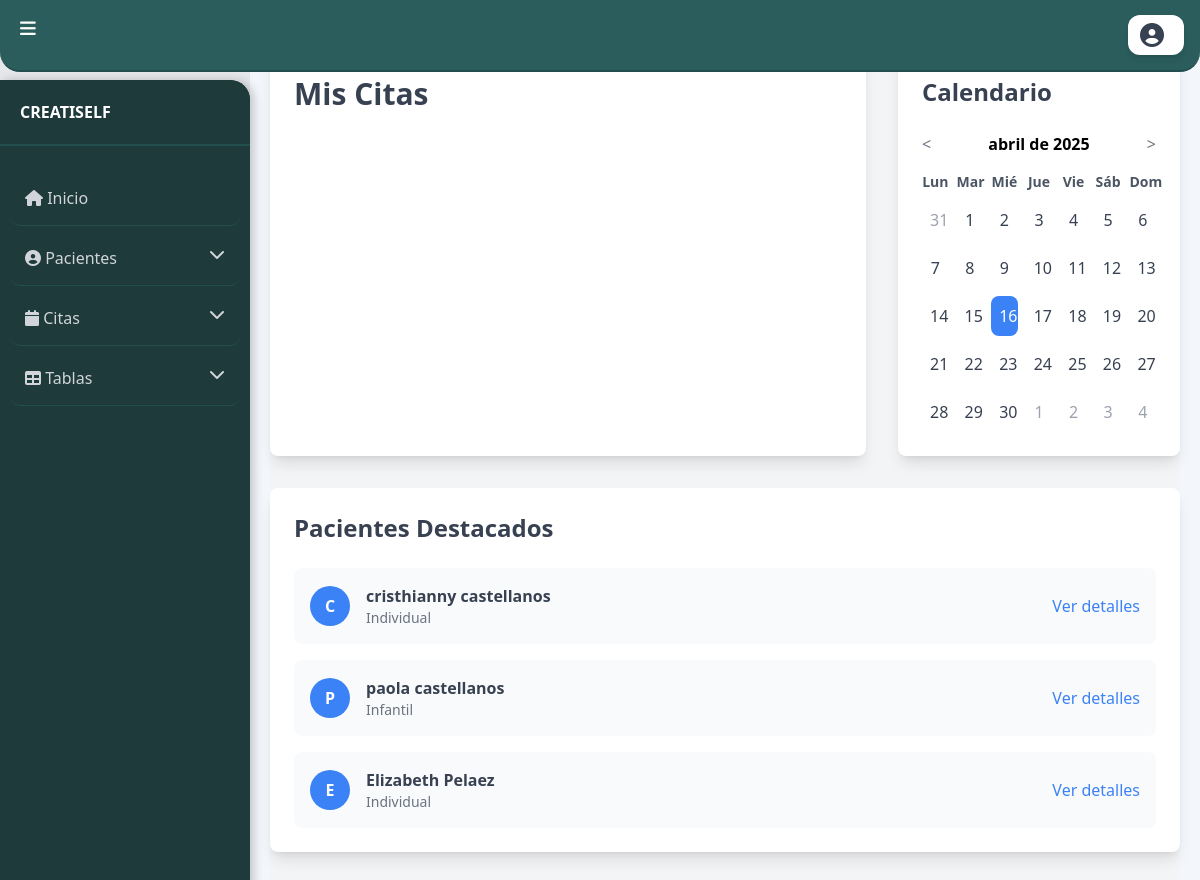
Page /index/ (signed in) on the earlier database version.
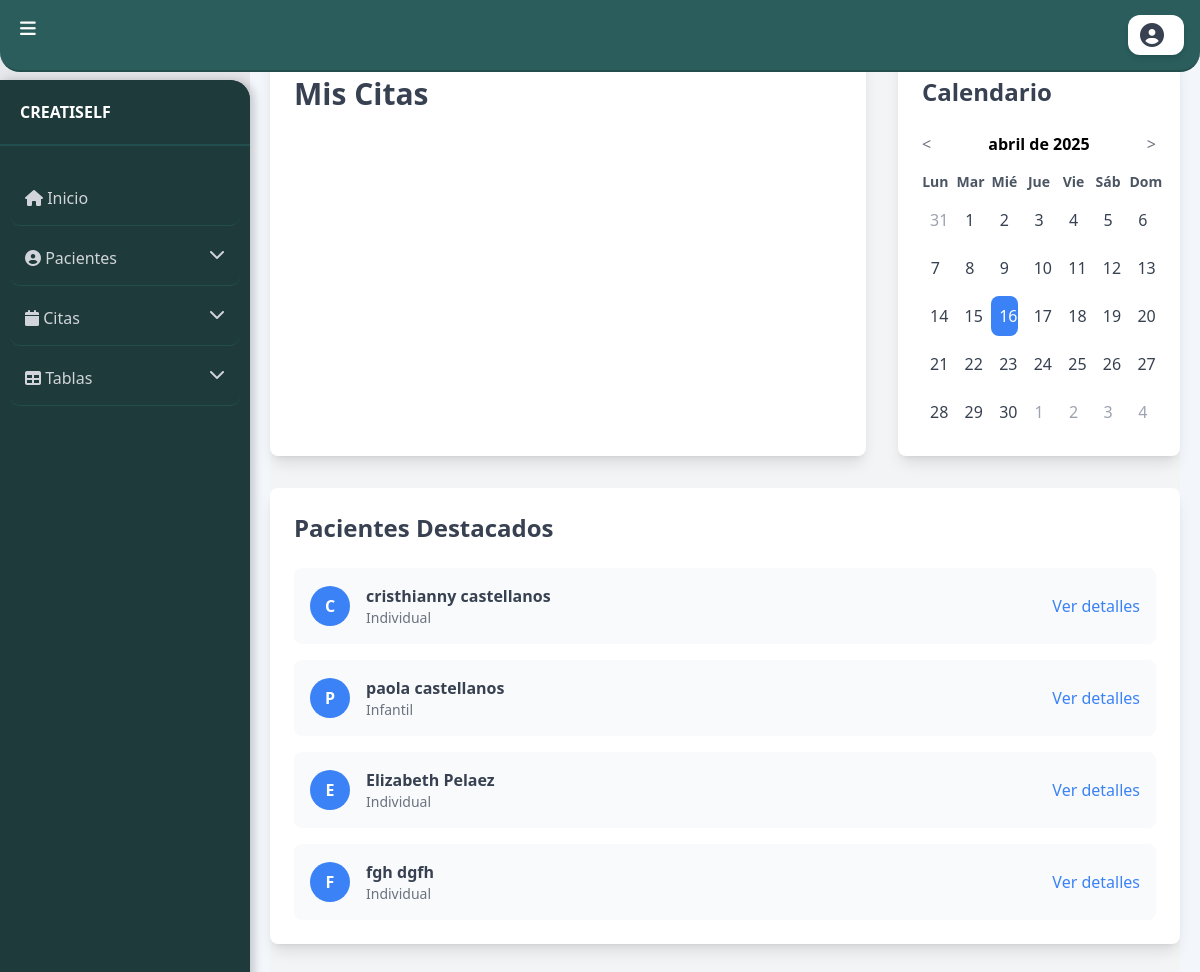
Same page on the later database version.
### app/models.py (models this page shows, shortened)
class Paciente(models.Model):
    tipo_paciente = models.CharField(max_length=10, choices=[('individual', 'Individual'), ('infantil', 'Infantil'), ('pareja', 'Pareja') ])
    cedula = models.CharField(max_length=20, unique=True)
    nombre = models.CharField(max_length=50)
    nombre2 = models.CharField(max_length=50, blank=True, null=True)
    apellido = models.CharField(max_length=50)
    apellido2 = models.CharField(max_length=50, blank=True, null=True)
    telefono = models.CharField(max_length=20)
    edad = models.IntegerField()
    sexo = models.CharField(max_length=10, choices=[('masculino', 'Masculino'), ('femenino', 'Femenino')])
    direccion = models.TextField()
    nivel_academico = models.CharField(
    max_length=20,
    choices=[
        ('primaria', 'Primaria'),
        ('secundaria', 'Secundaria'),
        ('bachillerato', 'Bachillerato'),
        ('tecnico', 'Técnico'),
        ('tecnologo', 'Tecnólogo'),
        ('pregrado', 'Pregrado'),
        ('licenciatura', 'Licenciatura'),
        ('especializacion', 'Especialización'),
        ('maestria', 'Maestría'),
        ('doctorado', 'Doctorado'),
        ('postdoctorado', 'Postdoctorado'),
        ('diplomado', 'Diplomado'),
        ('curso', 'Curso'),
        ('sin_estudios', 'Sin estudios formales'),
    ],
    default='sin_estudios'
    )
    pais = models.ForeignKey('Pais', on_delete=models.CASCADE)
    estado = models.ForeignKey('Estado', on_delete=models.CASCADE)
    ciudad = models.ForeignKey('Ciudad', on_delete=models.CASCADE)
    antecedentes_personales = models.ForeignKey('AntecedentesPersonales', on_delete=models.SET_NULL, null=True, blank=True)
    condicion = models.ForeignKey('Condicion', on_delete=models.SET_NULL, null=True, blank=True)

### app/views.py (the view)
# urls.py: path('index/', index, name='Index'),
def index(request):
    if "usuario_id" not in request.session:
        return redirect("Login")  # Redirigir al login si no está autenticado
    usuario_id = request.session.get("usuario_id")
    usuario = Usuario.objects.get(id=usuario_id)  # Obtiene el usuario desde la BD
    dias_del_mes = range(1, 32)  # Genera los días del mes
    pacientes_destacados = Paciente.objects.all()[:5]  # Obtiene los primeros 5 pacientes
    context = {
        "usuario_nombre": usuario.first_name,  # Pasar el nombre del usuario al template
        "usuario_rol": usuario.rol.nombre_rol,  # Pasar el rol del usuario al template
        "dias_del_mes": dias_del_mes,
        "pacientes": pacientes_destacados
    }
    return render(request, "index.html", context)  # Enviar el contexto al template

### app/templates/index.html (shortened to what this page needs)
{% extends 'base.html' %}
{% block content %}
<div class="min-h-screen bg-gray-100 py-8">
    <div class="max-w-7xl mx-auto grid grid-cols-1 lg:grid-cols-3 gap-8">
        <div class="lg:col-span-2 bg-white p-6 rounded-lg shadow-lg">
            <h1 class="text-3xl font-bold text-gray-700 mb-6">Mis Citas</h1>
        </div>
        <div class="bg-white p-6 rounded-lg shadow-lg">
            <h2 class="text-2xl font-bold text-gray-700 mb-6">Calendario</h2>
            <div class="text-center">
                <div class="flex justify-between items-center mb-4">
                    <button id="prevMonth" class="text-gray-500 hover:text-gray-700">&lt;</button>
                    <span id="currentMonth" class="font-semibold"></span>
                    <button id="nextMonth" class="text-gray-500 hover:text-gray-700">&gt;</button>
                </div>
                <div class="grid grid-cols-7 gap-2 mb-2">
                    <div class="text-sm font-semibold text-gray-600">Lun</div>
                    <div class="text-sm font-semibold text-gray-600">Mar</div>
                    <div class="text-sm font-semibold text-gray-600">Mié</div>
                    <div class="text-sm font-semibold text-gray-600">Jue</div>
                    <div class="text-sm font-semibold text-gray-600">Vie</div>
                    <div class="text-sm font-semibold text-gray-600">Sáb</div>
                    <div class="text-sm font-semibold text-gray-600">Dom</div>
                </div>
                <div id="calendarDays" class="grid grid-cols-7 gap-2">
                </div>
            </div>
        </div>
    </div>
    <div class="max-w-7xl mx-auto mt-8 bg-white p-6 rounded-lg shadow-lg">
        <h2 class="text-2xl font-bold text-gray-700 mb-6">Pacientes Destacados</h2>
        <div class="space-y-4">
            {% for paciente in pacientes %}
            <div class="flex items-center justify-between p-4 bg-gray-50 rounded-lg">
                <div class="flex items-center">
                    <div class="w-10 h-10 bg-blue-500 rounded-full flex items-center justify-center text-white font-semibold">
                        {{ paciente.nombre.0|upper }}
                    </div>
                    <div class="ml-4">
                        <p class="font-semibold text-gray-700">{{ paciente.nombre }} {{ paciente.apellido }}</p>
                        <p class="text-sm text-gray-500">
                            {{ paciente.get_tipo_paciente_display }}
                        </p>
                    </div>
                </div>
                <button class="text-blue-500 hover:text-blue-700" data-id="{{ paciente.id }}" onclick="openPatientDetailsModal(this)">
                    Ver detalles
                </button>
            </div>
            {% empty %}
            <p class="text-gray-500">No hay pacientes destacados disponibles.</p>
            {% endfor %}
        </div>
    </div>
</div>
{% endblock %}

Differences in the rows shown:
added Paciente: nombre.0 "F", nombre "fgh", apellido "dgfh", tipo_paciente "Individual"
